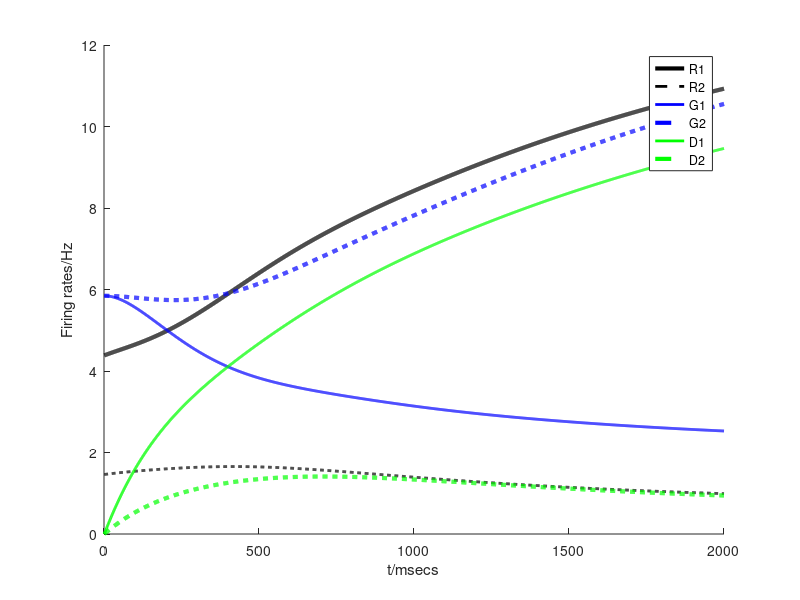

Here is the MATLAB script that generated this plot:
%% 2B

% parameters
dt = .001;
tau = .2;
w1 = 1;
w2 = 1;
beta = 0;
alpha = .9;
V1 = 30;
V2 = 10;
dur = 2;

% initial values
R1 = 0;
R2 = 0;
G1 = 0;
G2 = 0;
D1 = 0;
D2 = 0;

% beta = 0 simulation
for ti = 2:(dur/dt)
    dR1 = (-R1(ti-1) + V1/(1+G1(ti-1)))*dt/tau;
    dR2 = (-R2(ti-1) + V2/(1+G2(ti-1)))*dt/tau;
    dG1 = (-G1(ti-1) + w1*R1(ti-1) + w2*R2(ti-1))*dt/tau;
    dG2 = (-G2(ti-1) + w1*R1(ti-1) + w2*R2(ti-1))*dt/tau;
    dD1 = (-D1(ti-1) + beta*R1(ti-1))*dt/tau;
    dD2 = (-D2(ti-1) + beta*R2(ti-1))*dt/tau;

    R1(ti) = max(R1(ti-1) + dR1, 0);
    R2(ti) = max(R2(ti-1) + dR2, 0);
    G1(ti) = max(G1(ti-1) + dG1, 0);
    G2(ti) = max(G2(ti-1) + dG2, 0);
    D1(ti) = max(D1(ti-1) + dD1, 0);
    D2(ti) = max(D2(ti-1) + dD2, 0);
end

R1 = R1(ti);
R2 = R2(ti);
G1 = G1(ti);
G2 = G2(ti);
beta = .9;

% disinhibitory model
for ti = 2:(dur/dt)
    dR1 = (-R1(ti-1) + (alpha*R1(ti-1)+V1) / (1+G1(ti-1)))*dt/tau;
    dR2 = (-R2(ti-1) + (alpha*R2(ti-1)+V2) / (1+G2(ti-1)))*dt/tau;
    dG1 = (-G1(ti-1) + w1*R1(ti-1) + w2*R2(ti-1) - D1(ti-1))*dt/tau;
    dG2 = (-G2(ti-1) + w1*R1(ti-1) + w2*R2(ti-1) - D2(ti-1))*dt/tau;
    dD1 = (-D1(ti-1) + beta*R1(ti-1))*dt/tau;
    dD2 = (-D2(ti-1) + beta*R2(ti-1))*dt/tau;

    R1(ti) = max(R1(ti-1) + dR1, 0);
    R2(ti) = max(R2(ti-1) + dR2, 0);
    G1(ti) = max(G1(ti-1) + dG1, 0);
    G2(ti) = max(G2(ti-1) + dG2, 0);
    D1(ti) = max(D1(ti-1) + dD1, 0);
    D2(ti) = max(D2(ti-1) + dD2, 0);
end

h = figure; hold on;
plot(R1,'k-','LineWidth',3);
plot(R2,'k--','LineWidth',2);
plot(G1,'b-','LineWidth',2);
plot(G2, 'b--', 'Linewidth', 3);
plot(D1,'g-','LineWidth',2);
plot(D2, 'g--', 'Linewidth', 3);
legend({'R1','R2','G1', 'G2', 'D1', 'D2'});
xlabel('t/msecs');
ylabel('Firing rates/Hz');